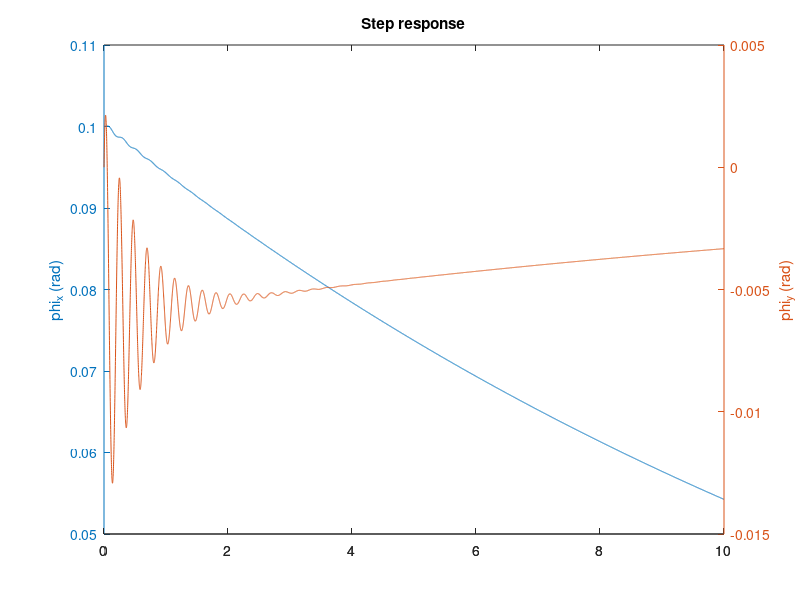
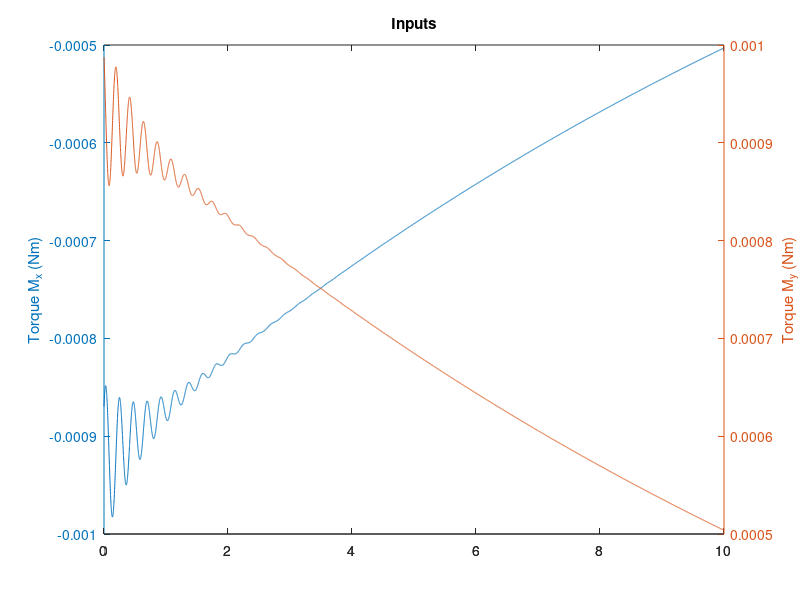

These charts were generated, in order, by the following MATLAB code:
% Octave users
% pkg load control

%% User defined parameters 
m = 75e-3;
r = 0.35;
M = 0.33;
mu = (M * m) / (M + m);
R = 0.05;
H = 0.3;
h = 0.15;
rho = h * m / (M + m);
rho_h = h * M / (M + m);
Ix = 1 / 4 * m * r^2 + 1 / 12 * M * (3 * R^2 + H^2) + M * rho_h ^ 2 + m * rho^2;
Iy = Ix;
Iz = 1 / 2 * m * r^2;


I1 = Ix;
I3 = Iz;
I2 = Iz - Iy;

g = 9.89; % gravitational acceleration (m / s^2)
omega_rpm = 500; % speed of gyro (rpm)
omega = pi / 30 * omega_rpm;
% Inertial matrices by Fusion
% I1 = 4.75e-3;
% I2 = -3.24e-3;
% I3 = 1.53e-3;


alpha = I2 / I1 * omega;

%% Continuous Time Model

% Model definition
A = [ 0 1 0 0; 
      0 0 0 -alpha;  
      0 0 0 1;
      0 alpha 0 0];

B = [0 0;
     1 0;
     0 0;
     0 1];
 
C = eye(4, 4);
D = zeros(4, 2);

% State-space Model Definition
states = {'phi_x', 'phi_x_dot', 'phi_y', 'phi_y_dot'};
inputs = {'M_x' 'M_y'};

display('State-Space Model')
SS = ss(A, B, C, D, 'statename',states,'inputname',inputs,'outputname',states)

display('Transfer functions')
G = tf(SS)

M_x_max = 2e-3;
M_y_max = M_x_max;
phi_x_max = 10 * pi / 180;

phi_y_max = phi_x_max;

% Cheap control strategy
Q = 3 * eye(4,4);
R =  eye(2,2);
N = zeros(4,2);

[K, P, e] = lqr(A, B, Q, R, N);


% Controlled system

Ac = A - B * K;
Bc = zeros(4, 2);


SScl = ss(Ac, Bc, C, D,'statename',states,'inputname',inputs,'outputname',states);

t = 0 : 0.001 : 10;
r = zeros(2, length(t));
X0 = [0.1; 0; 0.1; 0];
[y,t,x]=lsim(SScl,r',t, X0);

% Feedback Control Law u = - K x
u_control = - (K * x')';

% Plots

% Outputs / States
figure;
[AX,~,~] = plotyy(t,y(:,1),t,y(:,2),'plot');
set(get(AX(1),'Ylabel'),'String','phi_x (rad)')
set(get(AX(2),'Ylabel'),'String','phi_y (rad)')
title('Step response')

% Torques
figure;
[AX,~,~] = plotyy(t,I2 * u_control(:,1),t,I2 * u_control(:,2),'plot');
set(get(AX(1),'Ylabel'),'String','Torque M_x (Nm)')
set(get(AX(2),'Ylabel'),'String','Torque M_y (Nm)')
title('Inputs')




% %% Discretization
% T = 1 / 100; % Sampling Period
% SSd = c2d(SS, T, 'zoh');
% Gz = tf(SSd);
% 
% [Kd, Pd, ed] = lqr(SSd.A, SSd.B, Q, R, N);
% 
% Acd = A - B * K;
% SScld = ss(Ac, Bc, C, D,'statename',states,'inputname',inputs,'outputname',states);
% 
% [yd,t,xd]=lsim(SScl,r',t, X0);
% 
% % Feedback Control Law u = - K x
% ud_control = - (Kd * xd')';
% 
% figure;
% [AX,~,~] = plotyy(t,yd(:,1),t,yd(:,2),'stem');
% set(get(AX(1),'Ylabel'),'String','phi_x (rad)')
% set(get(AX(2),'Ylabel'),'String','phi_y (rad)')
% title('Step response')
% 
% % Torques
% figure;
% [AX,~,~] = plotyy(t,ud_control(:,1),t,ud_control(:,2),'stem');
% set(get(AX(1),'Ylabel'),'String','Torque M_x (Nm)')
% set(get(AX(2),'Ylabel'),'String','Torque M_y (Nm)')
% title('Inputs')
